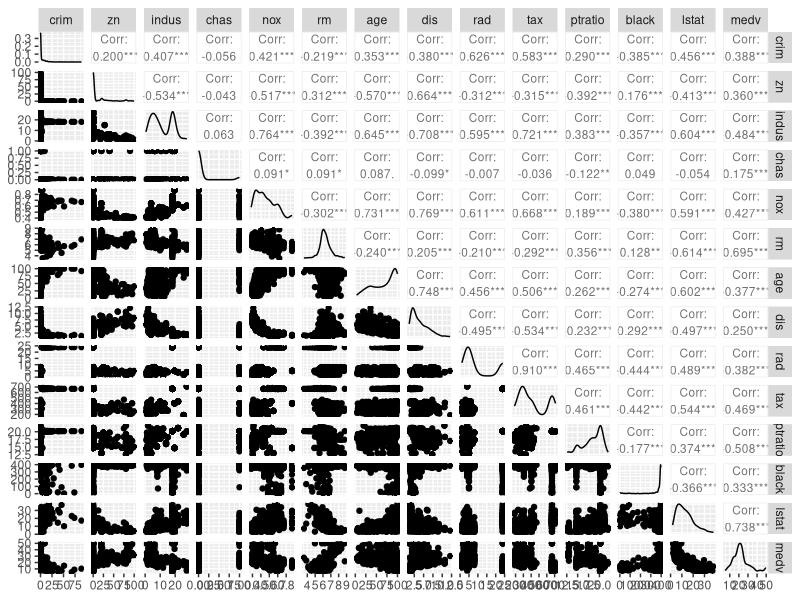
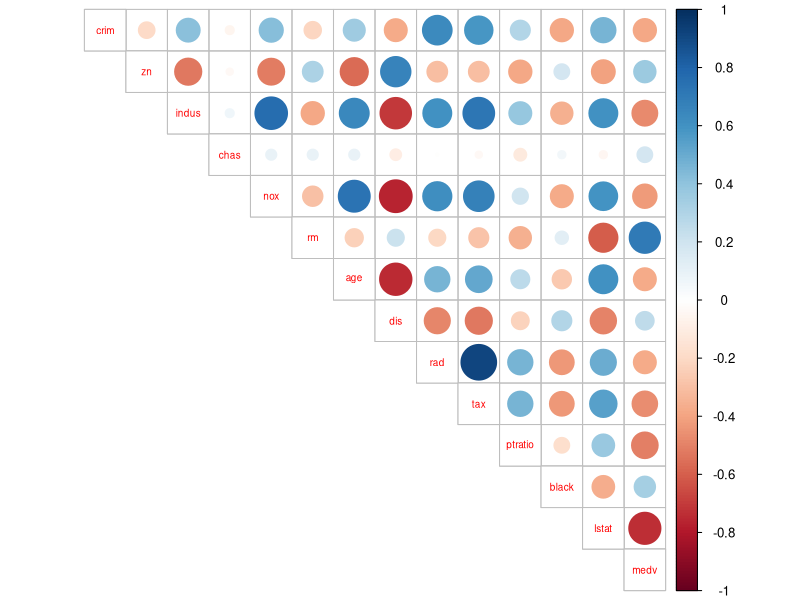
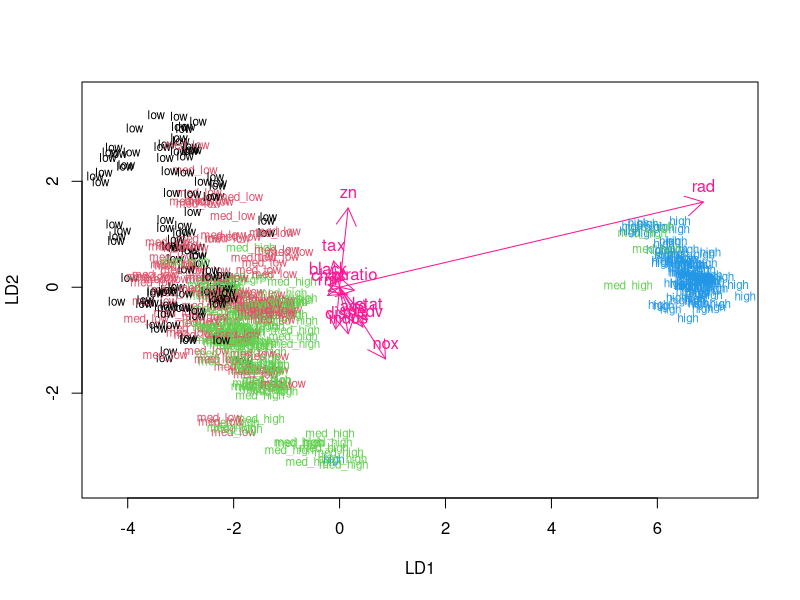
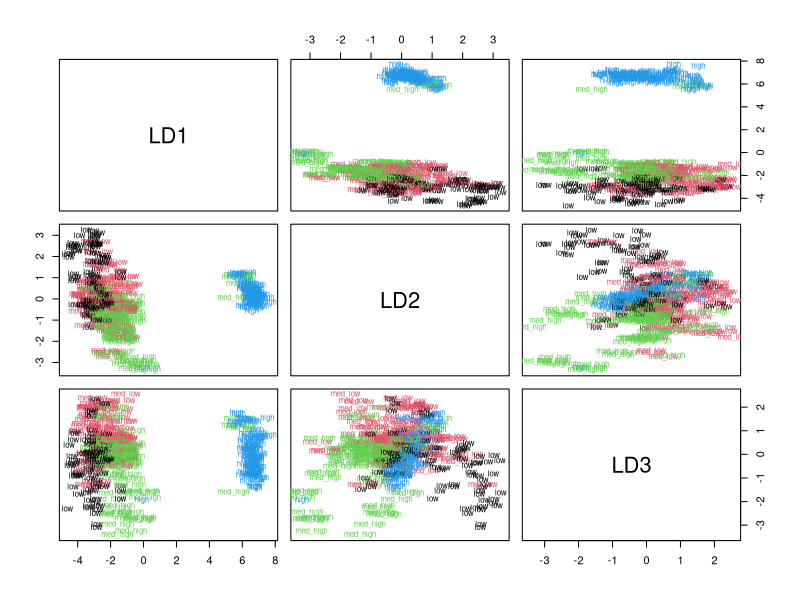
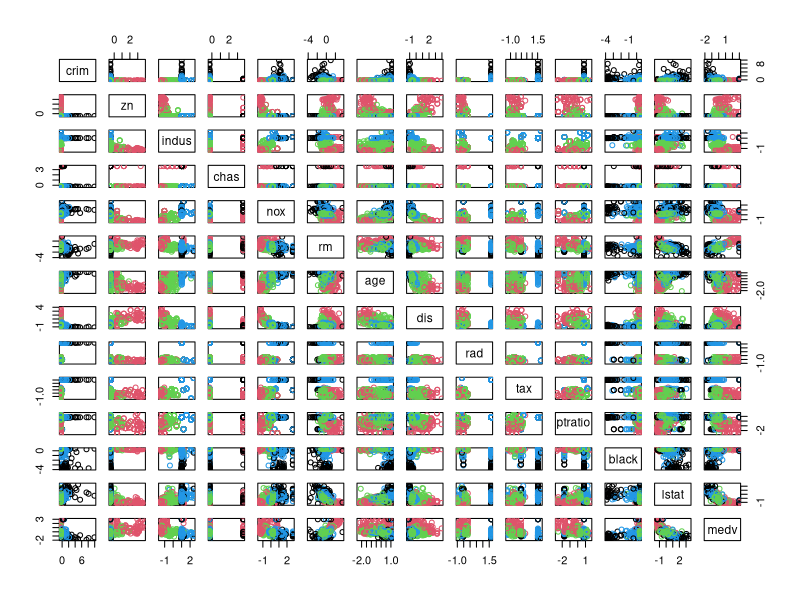
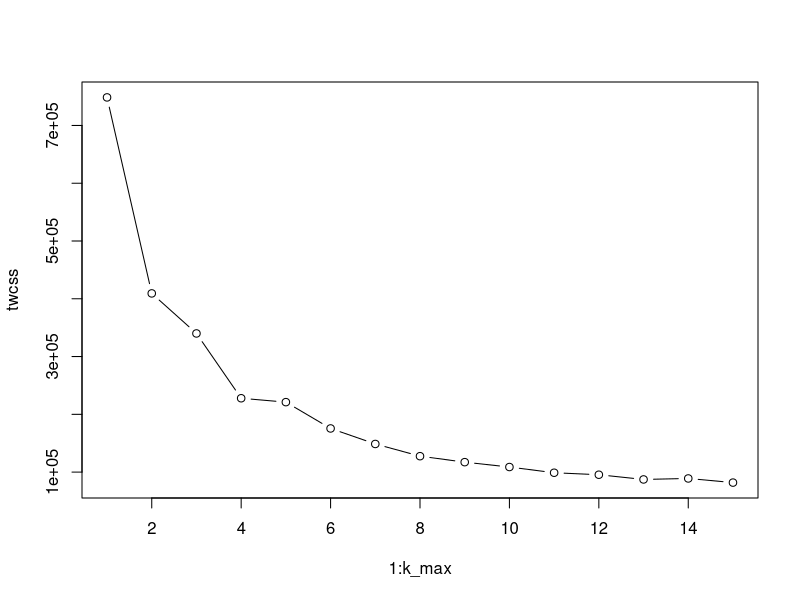
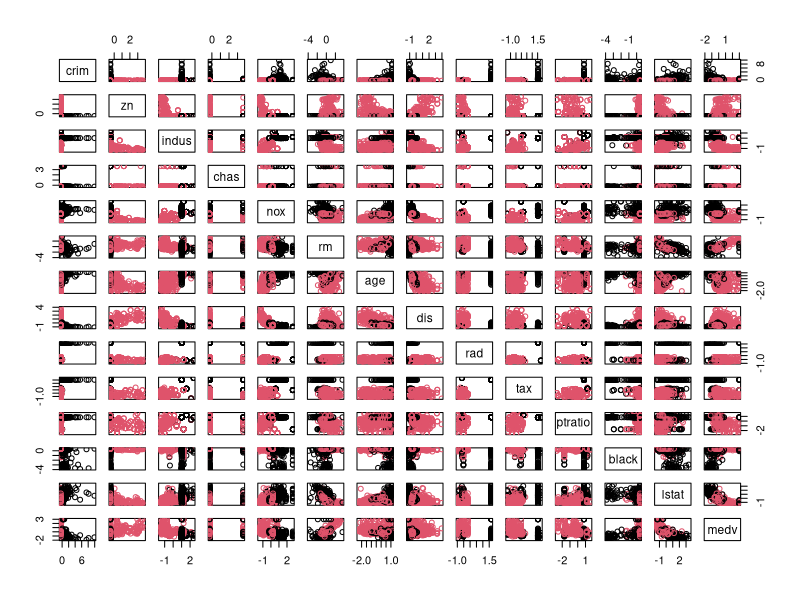

Recreate these plots in R, in order.
## ---- chunk 1
# Clear memory.
rm(list = ls())

# Define packages required by this script.
library(dplyr)
library(ggplot2)
library(GGally)
library(tidyverse)
library(corrplot)
library(MASS)

# This affects wrappings of the output of summary().
options(width = 70)

# Multiple plot function
# http://www.cookbook-r.com/Graphs/Multiple_graphs_on_one_page_(ggplot2)/
#
# ggplot objects can be passed in ..., or to plotlist (as a list of ggplot objects)
# - cols:   Number of columns in layout
# - layout: A matrix specifying the layout. If present, 'cols' is ignored.
#
# If the layout is something like matrix(c(1,2,3,3), nrow=2, byrow=TRUE),
# then plot 1 will go in the upper left, 2 will go in the upper right, and
# 3 will go all the way across the bottom.
#
multiplot <- function(..., plotlist=NULL, file, cols=1, layout=NULL) {
  library(grid)

  # Make a list from the ... arguments and plotlist
  plots <- c(list(...), plotlist)

  numPlots = length(plots)

  # If layout is NULL, then use 'cols' to determine layout
  if (is.null(layout)) {
    # Make the panel
    # ncol: Number of columns of plots
    # nrow: Number of rows needed, calculated from # of cols
    layout <- matrix(seq(1, cols * ceiling(numPlots/cols)),
                    ncol = cols, nrow = ceiling(numPlots/cols))
  }

 if (numPlots==1) {
    print(plots[[1]])

  } else {
    # Set up the page
    grid.newpage()
    pushViewport(viewport(layout = grid.layout(nrow(layout), ncol(layout))))

    # Make each plot, in the correct location
    for (i in 1:numPlots) {
      # Get the i,j matrix positions of the regions that contain this subplot
      matchidx <- as.data.frame(which(layout == i, arr.ind = TRUE))

      print(plots[[i]], vp = viewport(layout.pos.row = matchidx$row,
                                      layout.pos.col = matchidx$col))
    }
  }
}
## ---- chunk 2
# Prepare the data. (Quotes are optional but recommended; see help("data").)
data("Boston")
## ---- chunk 3
# The data is only turned into an actual data frame at this point.
glimpse(Boston)
## ---- chunk 4
# Subplot axis labels are partially too cramped, but I failed to find a working solution for that.
p <- ggpairs(Boston, mapping = aes(), lower = list(combo = wrap("facethist", bins = 10)), upper = list(continuous = wrap("cor", size=3)))
p
## ---- chunk 5
summary(Boston)
## ---- chunk 6
# calculate the correlation matrix and round it
cor_matrix<-cor(Boston) %>% round(digits = 2)
# visualize the correlation matrix
corrplot(cor_matrix, method="circle", type="upper", tl.pos="d", tl.cex=0.6)
## ---- chunk 7
cb <- as.data.frame(cor(Boston)) # Create a DF of the correlation matrix.
cor_matrix_high <- as.data.frame(matrix(nrow = 14, ncol = 14)) #Copy
colnames(cor_matrix_high) <- colnames(cor_matrix) #the structure of
rownames(cor_matrix_high) <- rownames(cor_matrix) #cor_matrix.
cor_threshold <- 0.7
# Loop through the correlation matrix and save only values that exceed the threshold.
for(col in names(cb)) {
  for(row in 1:length(cb[[col]])) {
    if(abs(cb[[col,row]]) > cor_threshold & abs(cb[[col,row]]) < 1) { 
      cor_matrix_high[col,as.character(rownames(cb)[row])] <- round(cb[[col,row]], digits = 2)
    }
  }
}
# Print the matrix.
cor_matrix_high
## ---- chunk 8
boston_scaled <- as.data.frame(scale(Boston))
summary(boston_scaled)
## ---- chunk 9
# Create a quantile vector of crim, and use it to create the categorical "crime".
bins <- quantile(boston_scaled$crim)
crime <- cut(boston_scaled$crim, breaks = bins, include.lowest = TRUE, label = c('low','med_low','med_high','high'))
# Replace the original unscaled variable.
boston_scaled <- dplyr::select(boston_scaled, -crim)
boston_scaled <- data.frame(boston_scaled, crime)
table(boston_scaled$crim) # Explore the categorised variable.
## ---- chunk 10
n <- nrow(boston_scaled) # Get number of rows in the dataset.
ind <- sample(n,  size = n * 0.8) # Choose randomly 80% of the rows.
train <- boston_scaled[ind,] # Create train set.
test <- boston_scaled[-ind,] # Create test set.
# Save the correct classes from the test data.
correct_classes <- test$crime
# Remove the crime variable from the test data.
test <- dplyr::select(test, -crime)
## ---- chunk 11
lda.fit <- lda(crime ~ ., data = train)
lda.fit
## ---- chunk 12
# Define a function for the biplot arrows.
lda.arrows <- function(x, myscale = 2, arrow_heads = 0.2, color = "deeppink", tex = 1, choices = c(1,2)){
  heads <- coef(x)
  arrows(x0 = 0, y0 = 0, 
         x1 = myscale * heads[,choices[1]], 
         y1 = myscale * heads[,choices[2]], col=color, length = arrow_heads)
  text(myscale * heads[,choices], labels = row.names(heads), 
       cex = tex, col=color, pos=3)
}
classes <- as.numeric(train$crime) # Turn the classes to numeric for plotting.
plot(lda.fit, dimen = 2, col = classes, pch = classes) # Plot.
lda.arrows(lda.fit) # Add arrows.
## ---- chunk 13
plot(lda.fit, dimen = 3, col = classes, pch = classes) # Plot.
## ---- chunk 14
lda.pred <- predict(lda.fit, newdata = test) # Predict the test values.
# Cross tabulate the predictions with the correct values.
addmargins(table(correct = correct_classes, predicted = lda.pred$class))
## ---- chunk 15
boston_scaled <- as.data.frame(scale(Boston)) # Standardise the data.
dist_eu <- dist(boston_scaled) # Create an euclidian distance matrix.
summary(dist_eu) # Summarise the matrix.
## ---- chunk 16
km <-kmeans(dist_eu, centers = 4) # Cluster the data.
pairs(boston_scaled, col = km$cluster) # Plot the clusters.
## ---- chunk 17
k_max <- 15 # Maximum number of clusters to try.
# Define a function for testing.
k_try <- function(k) {
  kmeans(dist_eu, k)$tot.withinss
}
# Calculate the total within sum of squares using the function.
twcss <- sapply(1:k_max, k_try)

# Visualize the results.
plot(1:k_max, twcss, type='b')
## ---- chunk 18
km <-kmeans(dist_eu, centers = 2) # Cluster the data.
pairs(boston_scaled, col = km$cluster) # Plot the clusters.
